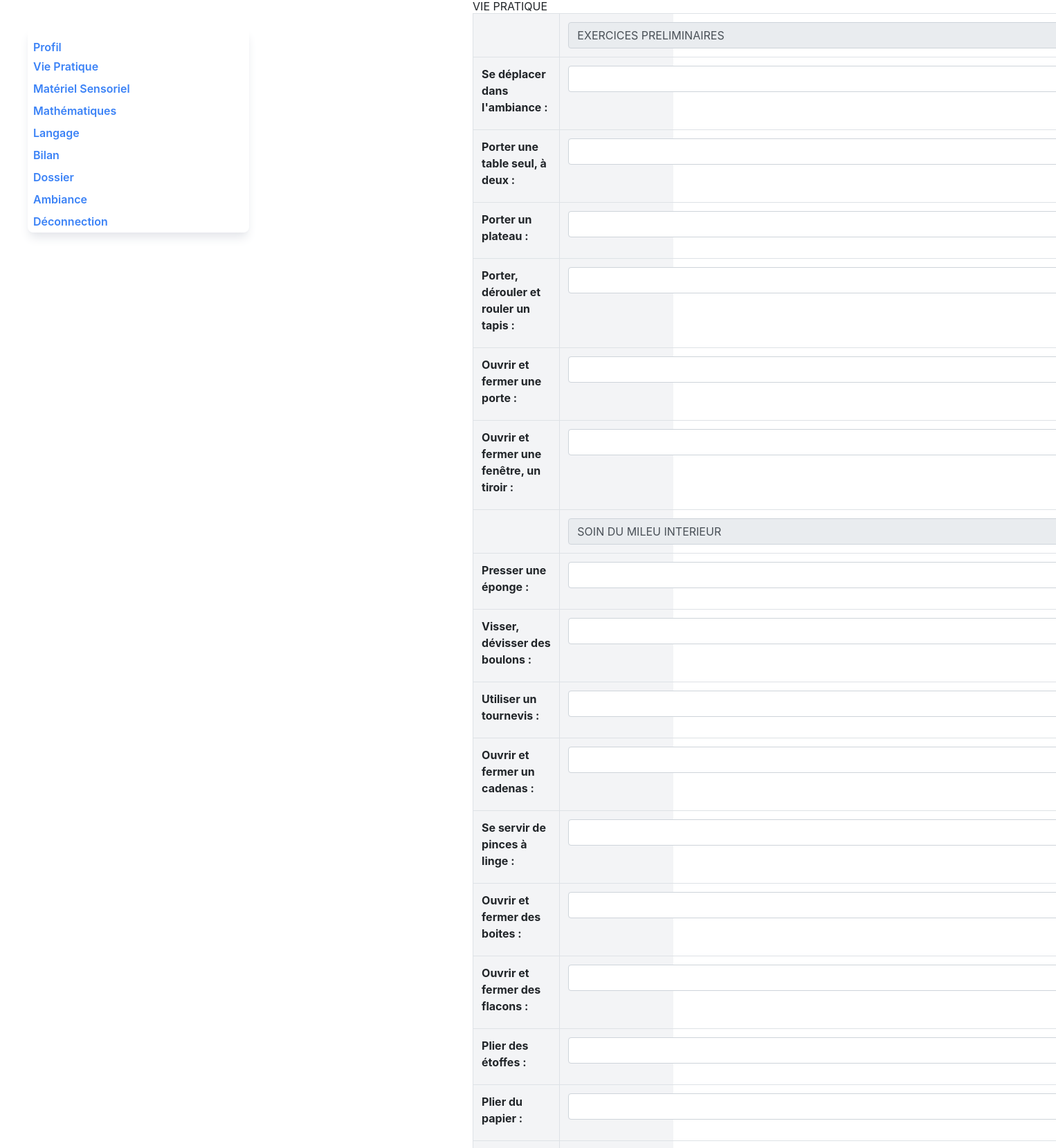
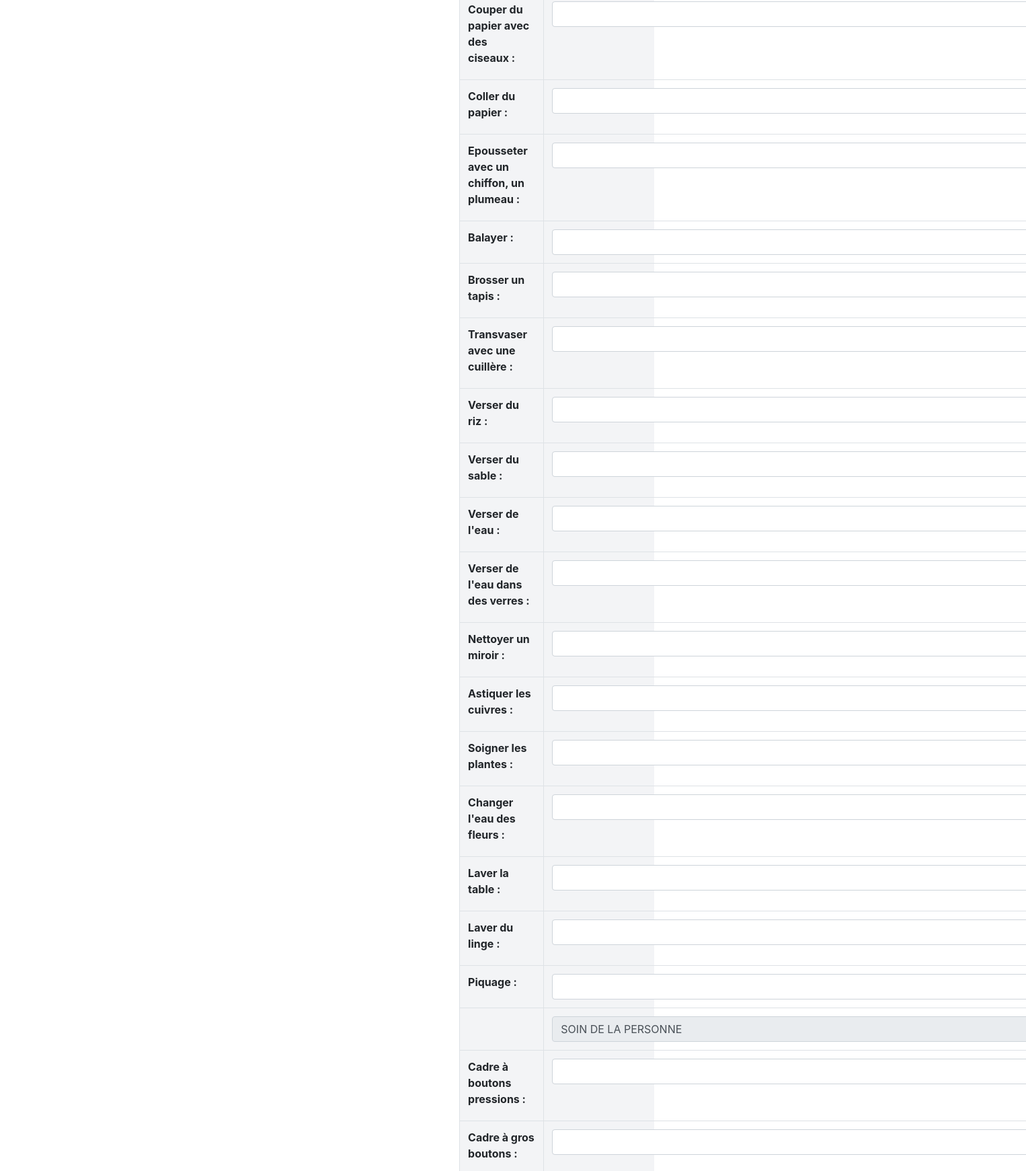
/Vie_Pratique_change/8 (signed in, upper part), run on the app's committed database (2 pictures, top to bottom).
### three_six/models.py (models this page shows)
class PracticalLife(models.Model):
    title_1 = models.CharField(
        max_length=100, default='EXERCICES PRELIMINAIRES')
    move_mood = models.CharField(
        max_length=255, verbose_name="Se déplacer dans l'ambiance")
    carry_table = models.CharField(
        max_length=255, verbose_name="Porter une table seul, à deux")
    Carry_tray = models.CharField(
        max_length=255, verbose_name="Porter un plateau, un objet fragile")
    Carrying_mat = models.CharField(
        max_length=255, verbose_name="Porter, dérouler et rouler un tapis")
    open_close_door = models.CharField(
        max_length=255, verbose_name="Ouvrir et fermer une porte")
    open_close_window = models.CharField(
        max_length=255, verbose_name="Ouvrir et fermer une fenêtre, un tiroir")
    """ SOIN DU MILEU INTERIEUR """
    title_2 = models.CharField(
        max_length=100, default='SOIN DU MILEU INTERIEUR')
    squeeze_sponge = models.CharField(
        max_length=255, verbose_name="Presser une éponge")
    Screw_bolts = models.CharField(
        max_length=255, verbose_name="Visser, dévisser des boulons")
    screwdriver = models.CharField(
        max_length=255, verbose_name="Utiliser un tournevis")
    open_close_padlock = models.CharField(
        max_length=255, verbose_name="Ouvrir et fermer un cadenas")
    use_clothes_pegs = models.CharField(
        max_length=255, verbose_name="Se servir de pinces à linge")
    open_close_boxes = models.CharField(
        max_length=255, verbose_name="Ouvrir et fermer des boites")
    open_close_bottles = models.CharField(
        max_length=255, verbose_name="Ouvrir et fermer des flacons")
    fold_fabrics = models.CharField(
        max_length=255, verbose_name="Plier des étoffes")
    fold_paper = models.CharField(
        max_length=255, verbose_name="Plier du papier")
    cut_paper_scissors = models.CharField(
        max_length=255, verbose_name="Couper du papier avec des ciseaux")
    paste_paper = models.CharField(
        max_length=255, verbose_name="Coller du papier")
    dust = models.CharField(
        max_length=255, verbose_name="Epousseter avec un chiffon, un plumeau")
    sweep = models.CharField(
        max_length=255, verbose_name="Balayer")
    brush_carpet = models.CharField(
        max_length=255, verbose_name="Brosser un tapis")
    transfer_spoon = models.CharField(
        max_length=255, verbose_name="Transvaser avec une cuillère")
    pour_rice = models.CharField(
        max_length=255, verbose_name="Verser du riz")
    pour_sand = models.CharField(
        max_length=255, verbose_name="Verser du sable")
    pour_water = models.CharField(
        max_length=255, verbose_name="Verser de l'eau")
    pour_water_glasses = models.CharField(
        max_length=255, verbose_name="Verser de l'eau dans des verres")
    clean_mirror = models.CharField(
        max_length=255, verbose_name="Nettoyer un miroir")
    polish_brass = models.CharField(
        max_length=255, verbose_name="Astiquer les cuivres")
    take_care_plants = models.CharField(
        max_length=255, verbose_name="Soigner les plantes")
    chang_flower_water = models.CharField(
        max_length=255, verbose_name="Changer l'eau des fleurs")
    wash_table = models.CharField(
        max_length=255, verbose_name="Laver la table")
    wash_clothes = models.CharField(
        max_length=255, verbose_name="Laver du linge")
    stitching = models.CharField(
        max_length=255, verbose_name="Piquage")
    """ SOIN DE LA PERSONNE"""
    title_3 = models.CharField(
        max_length=100, default='SOIN DE LA PERSONNE')
    frame_press_studs = models.CharField(
        max_length=255, verbose_name="Cadre à boutons pressions")
    frame_big_studs = models.CharField(
        max_length=255, verbose_name="Cadre à gros boutons")
    frame_small_studs = models.CharField(
        max_length=255, verbose_name="Cadre à petits boutons")
    frame_slide = models.CharField(
        max_length=255, verbose_name="Cadre à glissière")
    frame_staple = models.CharField(
        max_length=255, verbose_name="Cadre à agrafes")
    frame_loop = models.CharField(
        max_length=255, verbose_name="Cadre à boucles")
    frame_safety_pin = models.CharField(
        max_length=255, verbose_name="Cadre à épingles à nourrice")
    frame_node = models.CharField(
        max_length=255, verbose_name="Cadre à noeuds")
    frame_lacing = models.CharField(
        max_length=255, verbose_name="Cadre à laçage")
    wash_hands = models.CharField(
        max_length=255, verbose_name="Se laver les mains")
    make_bread = models.CharField(
        max_length=255, verbose_name="Faire le pain")
    fresh_fruit = models.CharField(
        max_length=255, verbose_name="Préparer les fruits frais")
    shine_shoes = models.CharField(
        max_length=255, verbose_name="Cirer ses chaussures")
    sew = models.CharField(
        max_length=255, verbose_name="Coudre")
    """ JEUX COLLECTIFS"""
    title_4 = models.CharField(
        max_length=100, default='JEUX COLLECTIFS')
    walk_line = models.CharField(
        max_length=255, verbose_name="Marcher sur la ligne")
    lesson_silence = models.CharField(
        max_length=255, verbose_name="Leçon de silence")
    title_5 = models.CharField(max_length=100, default='OBSERVATIONS')
    observations_1 = models.TextField(verbose_name="Trimestre 1")
    observations_2 = models.TextField(verbose_name="Trimestre 2")
    observations_3 = models.TextField(verbose_name="Trimestre 3")
    class Meta:
        verbose_name = "Vie Pratique"
        verbose_name_plural = "Vie Pratique"

### three_six/views.py (the view)
# urls.py: path("Vie_Pratique_change/<int:student_id>", views.update_prat_life,
@login_required
def update_prat_life(request, student_id):
    student = Students.objects.get(id=student_id)
    pratique_life_student = student.pratique_life
    if request.method == 'POST':
        form = forms.PracticalLifeForm(request.POST, instance=pratique_life_student)
        if form.is_valid():
            form.save()
            return redirect('Vie_Pratique_change', student_id=student_id)
    else:
        form = forms.PracticalLifeForm(instance=pratique_life_student)
    context = {
        'form': form,
        'pls': pratique_life_student,
        'student': student
    }
    return render(request, 'three_six/update_VP.html', context)

### students/models.py (called while the page is built)
    def __str__(self):
        return f'{self.firstname} {self.lastname}'

### three_six/templates/three_six/update_VP.html (shortened to what this page needs)
{% extends "three_six/base.html" %}
{% block content %}
<h1>VIE PRATIQUE</h1>
<div class="bg-gray-100">
    <form method='post'> {% csrf_token %}
        <table class="table table-bordered">
            {{ form.as_table}}
        </table>
    </form>
</div>
{% endblock content %}

### data on the page
PracticalLife: title_1 "EXERCICES PRELIMINAIRES", title_2 "SOIN DU MILEU INTERIEUR", title_3 "SOIN DE LA PERSONNE"
